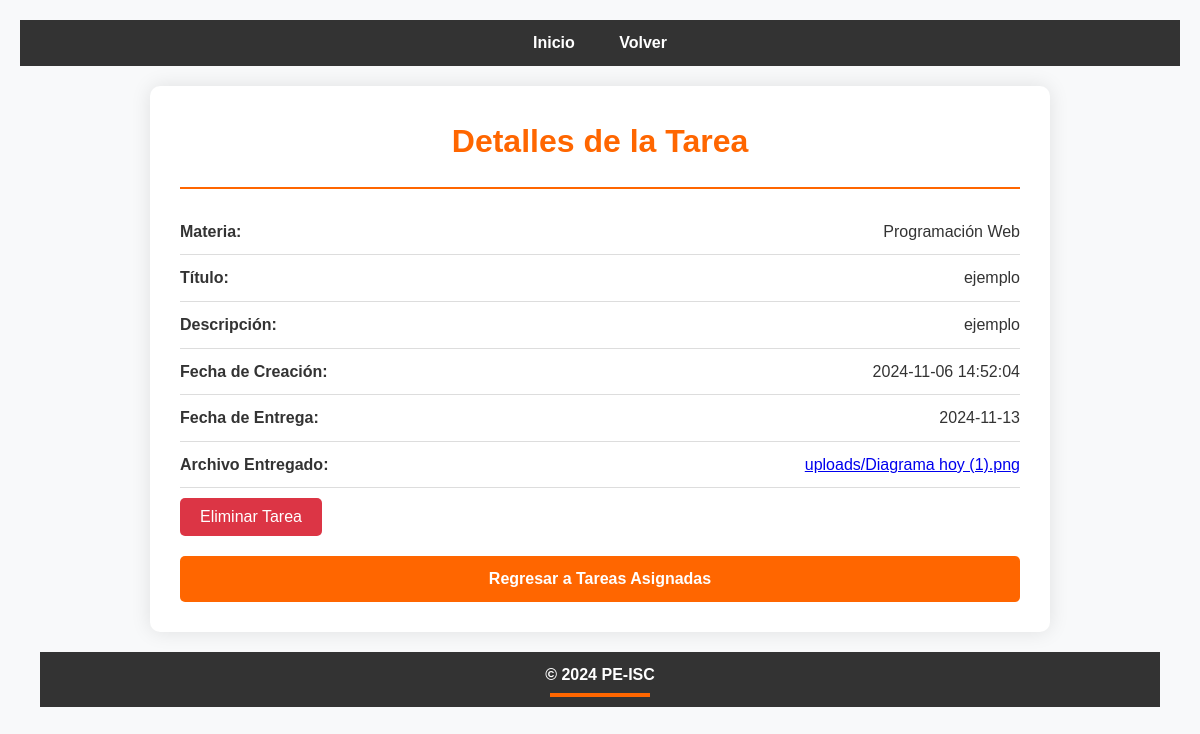
/tarea.php?id=2 (signed in), run on the app's committed database.
### tables this page shows
CREATE TABLE `tareas` (
  `id_tarea` int(11) NOT NULL,
  `id_curso` int(11) DEFAULT NULL,
  `titulo` varchar(100) NOT NULL,
  `descripcion` text DEFAULT NULL,
  `archivo_tarea` varchar(255) DEFAULT NULL,
  `fecha_creacion` timestamp NOT NULL DEFAULT current_timestamp(),
  `fecha_limite` date NOT NULL
);

CREATE TABLE `cursos` (
  `id_curso` int(11) NOT NULL,
  `nombre_curso` varchar(100) NOT NULL,
  `id_docente` int(11) DEFAULT NULL,
  `fecha_creacion` timestamp NOT NULL DEFAULT current_timestamp(),
  `imagen_url` varchar(255) DEFAULT NULL
);

CREATE TABLE `entregas` (
  `id_entrega` int(11) NOT NULL,
  `id_tarea` int(11) DEFAULT NULL,
  `id_alumno` int(11) DEFAULT NULL,
  `archivo_entrega` varchar(255) DEFAULT NULL,
  `fecha_entrega` timestamp NOT NULL DEFAULT current_timestamp()
);

### tarea.php (the view, shortened to what this page needs)
<?php
$servidor = "localhost";
$usuario = "root";
$contraseña = "";
$baseDatos = "peis";
$conexion = new mysqli($servidor, $usuario, $contraseña, $baseDatos);
$id_tarea = isset($_GET['id']) ? (int)$_GET['id'] : 0;
if ($id_tarea > 0) {
    $id_alumno = isset($_SESSION['usuario']) ? $_SESSION['usuario'] : 0;
    if ($id_alumno > 0) {
        $sql = "SELECT * FROM tareas
                JOIN grupo_alumnos ON grupo_alumnos.id_grupo = tareas.id_curso
                WHERE tareas.id_tarea = $id_tarea
                AND grupo_alumnos.num_control = $id_alumno";
        $resultado = $conexion->query($sql);
        if ($resultado && $resultado->num_rows > 0) {
            $tarea = $resultado->fetch_assoc();
            $sqlEntrega = "SELECT * FROM entregas WHERE id_tarea = $id_tarea AND id_alumno = $id_alumno";
            $resultadoEntrega = $conexion->query($sqlEntrega);
            $entregado = $resultadoEntrega && $resultadoEntrega->num_rows > 0;
            function obtenerNombreMateria($id_curso, $conexion) {
                $consulta = "SELECT nombre_curso FROM cursos WHERE id_curso = $id_curso";
                $resultado = $conexion->query($consulta);
                if ($resultado && $resultado->num_rows > 0) {
                    $fila = $resultado->fetch_assoc();
                    return $fila['nombre_curso'];
                } else {
                    return "Desconocido";
                }
            }
            $nombre_materia = obtenerNombreMateria($tarea['id_curso'], $conexion);
?>
<!DOCTYPE html>
<html lang="es">
<head>
    <link rel="stylesheet" href="https://cdnjs.cloudflare.com/ajax/libs/font-awesome/6.0.0-beta3/css/all.min.css">
</head>
<body>
    <div class="navbar">
        <a href="inicioAlumno.php">Inicio</a>
        <a href="gestionTareasAlumno.php">Volver</a>
    </div>
    <div class="container">
        <h1>Detalles de la Tarea</h1>
        <div class="line"></div>
        <div class="detail-item">
            <span class="detail-label">Materia:</span>
            <span><?php echo htmlspecialchars($nombre_materia); ?></span>
        </div>
        <div class="detail-item">
            <span class="detail-label">Título:</span>
            <span><?php echo htmlspecialchars($tarea['titulo']); ?></span>
        </div>
        <div class="detail-item">
            <span class="detail-label">Descripción:</span>
            <span><?php echo htmlspecialchars($tarea['descripcion']); ?></span>
        </div>
        <div class="detail-item">
            <span class="detail-label">Fecha de Creación:</span>
            <span><?php echo htmlspecialchars($tarea['fecha_creacion']); ?></span>
        </div>
        <div class="detail-item">
            <span class="detail-label">Fecha de Entrega:</span>
            <span><?php echo htmlspecialchars($tarea['fecha_limite']); ?></span>
        </div>
        <?php if ($entregado): ?>
            <?php
            $entrega = $resultadoEntrega->fetch_assoc();
            $nombre_archivo = $entrega['archivo_entrega'];
            ?>
            <div class="detail-item">
                <span class="detail-label">Archivo Entregado:</span>
                <a href="download.php?file=<?php echo urlencode($nombre_archivo); ?>" target="_blank">
                    <?php echo htmlspecialchars($nombre_archivo); ?>
                </a>
            </div>
            <form action="eliminarTareaAlumno.php" method="POST">
                <button type="submit" class="eliminar-btn">Eliminar Tarea</button>
            </form>
        <?php endif; ?>
        <a href="gestionTareasAlumno.php" class="back-button">Regresar a Tareas Asignadas</a>
    </div>
    <div class="footer">
        © 2024 PE-ISC
    </div>
</body>
</html>
<?php
        } else {
            echo "Tarea no encontrada o no tienes acceso a esta tarea.";
        }
    } else {
        echo "No estás autenticado como alumno.";
    }
} else {
    echo "ID de tarea inválido.";
}
?>

### tarea.php (style rules this page uses)
* { box-sizing: border-box; margin: 0; padding: 0; }
body { font-family: Arial, sans-serif; background-color: #f8f9fa; color: #333; line-height: 1.6; padding: 20px; }
.navbar, .footer { background-color: #333; color: #fff; text-align: center; padding: 10px 0; }
.navbar a, .footer { color: #fff; text-decoration: none; margin: 0 20px; font-weight: bold; }
.footer { position: relative; padding-top: 10px; }
.footer::after { content: ''; display: block; width: 100px; height: 4px; background-color: #ff6600; margin: 5px auto 0; }
.container { max-width: 900px; margin: 20px auto; background: #fff; border-radius: 10px; box-shadow: 0 0 20px rgba(0, 0, 0, 0.1); padding: 30px; }
h1 { text-align: center; color: #ff6600; margin-bottom: 20px; }
.line { border-bottom: 2px solid #ff6600; margin-bottom: 20px; }
.detail-item { display: flex; justify-content: space-between; padding: 10px 0; border-bottom: 1px solid #ddd; }
.detail-label { font-weight: bold; }
.eliminar-btn { background-color: #dc3545; color: #fff; border: none; border-radius: 5px; padding: 10px 20px; font-size: 16px; cursor: pointer; margin-top: 10px; transition: background-color 0.3s; }
.back-button { display: block; width: 100%; text-align: center; background-color: #ff6600; color: #fff; padding: 10px 0; border-radius: 5px; text-decoration: none; font-weight: bold; margin-top: 20px; transition: background-color 0.3s; }

### data on the page
tareas: id_curso.nombre_curso "Programación Web", titulo "ejemplo", descripcion "ejemplo", fecha_creacion "2024-11-06 14:52:04", fecha_limite "2024-11-13"
entregas: archivo_entrega "uploads/Diagrama hoy (1).png"
